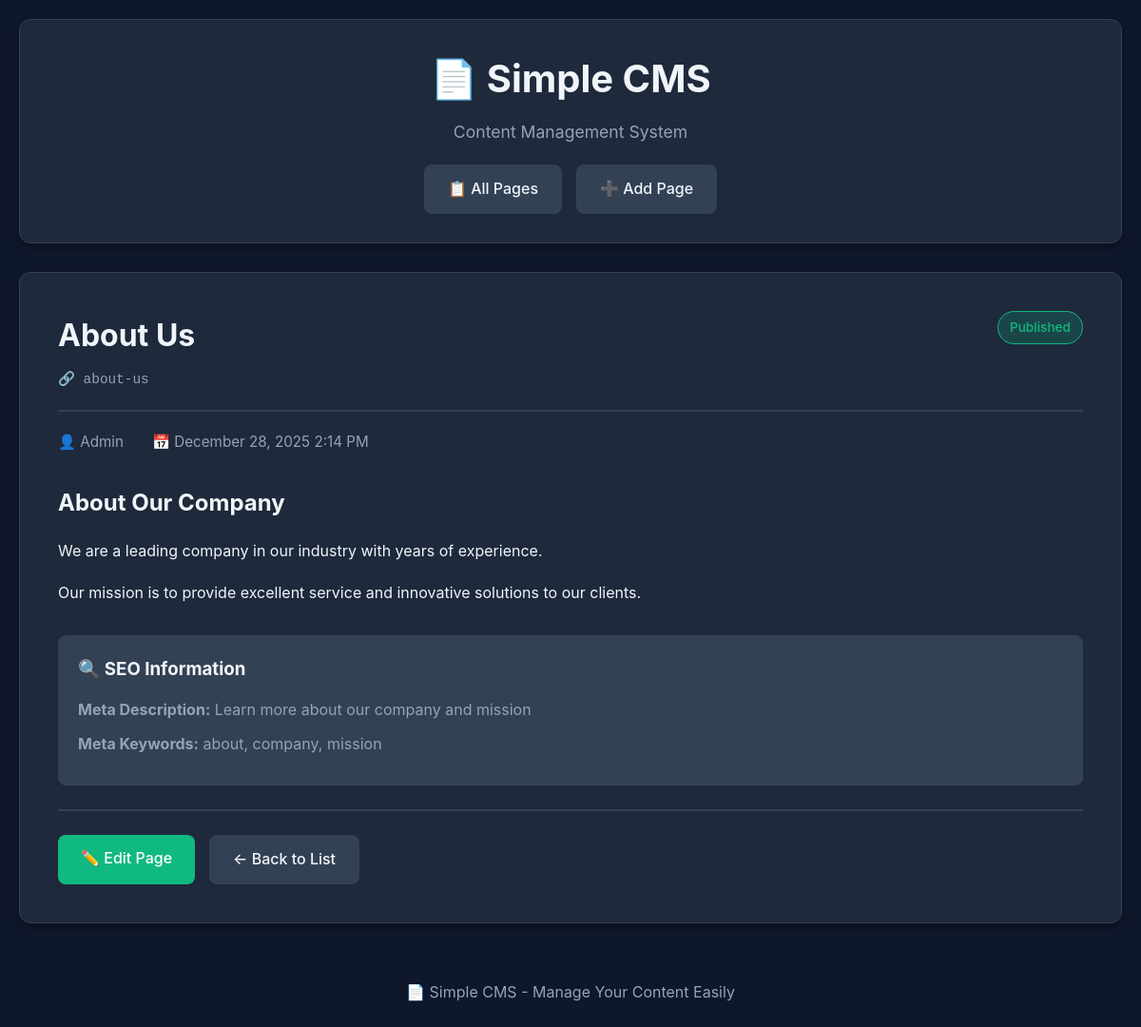
The page /?view=view&id=2 on the database its author committed.
### tables this page shows
CREATE TABLE IF NOT EXISTS pages (
    id INT AUTO_INCREMENT PRIMARY KEY,
    title VARCHAR(255) NOT NULL,
    slug VARCHAR(255) NOT NULL UNIQUE,
    content TEXT,
    meta_description VARCHAR(500),
    meta_keywords VARCHAR(255),
    status ENUM('published', 'draft') DEFAULT 'draft',
    author VARCHAR(100),
    created_at TIMESTAMP DEFAULT CURRENT_TIMESTAMP,
    updated_at TIMESTAMP DEFAULT CURRENT_TIMESTAMP ON UPDATE CURRENT_TIMESTAMP,
    INDEX idx_slug (slug),
    INDEX idx_status (status)
);

### index.php (the view, shortened to what this page needs)
<?php
require_once 'config.php';
$view = $_GET['view'] ?? 'list';
$page_id = $_GET['id'] ?? null;
$pages = $pdo->query("SELECT * FROM pages ORDER BY updated_at DESC")->fetchAll();
$current_page = null;
if ($page_id && ($view === 'edit' || $view === 'view')) {
    $stmt = $pdo->prepare("SELECT * FROM pages WHERE id=?");
    $stmt->execute([$page_id]);
    $current_page = $stmt->fetch();
}
$stats = $pdo->query("SELECT
    COUNT(*) as total,
    COUNT(CASE WHEN status='published' THEN 1 END) as published,
    COUNT(CASE WHEN status='draft' THEN 1 END) as draft
    FROM pages")->fetch();
?>
<!DOCTYPE html>
<html lang="en">
<head>
    <link rel="stylesheet" href="style.css">
</head>
<body>
    <div class="container">
        <header class="header">
            <div class="header-content">
                <h1>📄 Simple CMS</h1>
                <p class="subtitle">Content Management System</p>
            </div>
            <nav class="nav">
                <a href="?view=list" class="nav-link <?php echo $view === 'list' ? 'active' : ''; ?>">📋 All Pages</a>
                <a href="?view=add" class="nav-link <?php echo $view === 'add' ? 'active' : ''; ?>">➕ Add Page</a>
            </nav>
        </header>
        <?php if ($view === 'list'): ?>
            <div class="stats-grid">
                <div class="stat-card card-blue">
                    <div class="stat-icon">📄</div>
                    <div class="stat-content">
                        <div class="stat-value"><?php echo $stats['total']; ?></div>
                        <div class="stat-label">Total Pages</div>
                    </div>
                </div>
                <div class="stat-card card-green">
                    <div class="stat-icon">✅</div>
                    <div class="stat-content">
                        <div class="stat-value"><?php echo $stats['published']; ?></div>
                        <div class="stat-label">Published</div>
                    </div>
                </div>
                <div class="stat-card card-orange">
                    <div class="stat-icon">📝</div>
                    <div class="stat-content">
                        <div class="stat-value"><?php echo $stats['draft']; ?></div>
                        <div class="stat-label">Drafts</div>
                    </div>
                </div>
            </div>
            <div class="section-title">
                <h2>📋 All Pages</h2>
            </div>
            <div class="pages-grid">
                <?php foreach ($pages as $page): ?>
                    <div class="page-card">
                        <div class="page-header">
                            <div>
                                <h3><?php echo htmlspecialchars($page['title']); ?></h3>
                                <p class="page-slug">🔗 <?php echo htmlspecialchars($page['slug']); ?></p>
                            </div>
                            <span class="status-badge status-<?php echo $page['status']; ?>">
                                <?php echo ucfirst($page['status']); ?>
                            </span>
                        </div>
                        <div class="page-meta">
                            <p><strong>👤 Author:</strong> <?php echo htmlspecialchars($page['author']); ?></p>
                            <p><strong>📅 Updated:</strong> <?php echo date('M j, Y g:i A', strtotime($page['updated_at'])); ?></p>
                        </div>
                        <?php if ($page['meta_description']): ?>
                            <p class="page-description"><?php echo htmlspecialchars($page['meta_description']); ?></p>
                        <?php endif; ?>
                        <div class="page-actions">
                            <a href="?view=view&id=<?php echo $page['id']; ?>" class="btn btn-small btn-blue">👁️ View</a>
                            <a href="?view=edit&id=<?php echo $page['id']; ?>" class="btn btn-small btn-green">✏️ Edit</a>
                            <form method="POST" style="display: inline;" onsubmit="return confirm('Are you sure you want to delete this page?');">
                                <input type="hidden" name="action" value="delete">
                                <input type="hidden" name="id" value="<?php echo $page['id']; ?>">
                                <button type="submit" class="btn btn-small btn-red">🗑️ Delete</button>
                            </form>
                        </div>
                    </div>
                <?php endforeach; ?>
                <?php if (empty($pages)): ?>
                    <div class="no-data">
                        <p>No pages found. Create your first page!</p>
                    </div>
                <?php endif; ?>
            </div>
        <?php elseif ($view === 'view' && $current_page): ?>
            <div class="page-view">
                <div class="view-header">
                    <div>
                        <h2><?php echo htmlspecialchars($current_page['title']); ?></h2>
                        <p class="view-slug">🔗 <?php echo htmlspecialchars($current_page['slug']); ?></p>
                    </div>
                    <div class="view-badges">
                        <span class="status-badge status-<?php echo $current_page['status']; ?>">
                            <?php echo ucfirst($current_page['status']); ?>
                        </span>
                    </div>
                </div>
                <div class="view-meta">
                    <span>👤 <?php echo htmlspecialchars($current_page['author']); ?></span>
                    <span>📅 <?php echo date('F j, Y g:i A', strtotime($current_page['updated_at'])); ?></span>
                </div>
                <div class="view-content">
                    <?php echo $current_page['content']; ?>
                </div>
                <?php if ($current_page['meta_description'] || $current_page['meta_keywords']): ?>
                    <div class="view-seo">
                        <h3>🔍 SEO Information</h3>
                        <?php if ($current_page['meta_description']): ?>
                            <p><strong>Meta Description:</strong> <?php echo htmlspecialchars($current_page['meta_description']); ?></p>
                        <?php endif; ?>
                        <?php if ($current_page['meta_keywords']): ?>
                            <p><strong>Meta Keywords:</strong> <?php echo htmlspecialchars($current_page['meta_keywords']); ?></p>
                        <?php endif; ?>
                    </div>
                <?php endif; ?>
                <div class="view-actions">
                    <a href="?view=edit&id=<?php echo $current_page['id']; ?>" class="btn btn-green">✏️ Edit Page</a>
                    <a href="?view=list" class="btn btn-secondary">← Back to List</a>
                </div>
            </div>
        <?php endif; ?>
        <footer class="footer">
            <p>📄 Simple CMS - Manage Your Content Easily</p>
        </footer>
    </div>
</body>
</html>

### style.css (style rules this page uses)
:root { --bg-primary: #0f172a; --bg-secondary: #1e293b; --bg-tertiary: #334155; --text-primary: #f1f5f9; --text-secondary: #94a3b8; --border-color: #334155; --color-blue: #3b82f6; --color-green: #10b981; --color-purple: #8b5cf6; --color-orange: #f59e0b; --color-red: #ef4444; --shadow: 0 4px 6px rgba(0,0,0,0.3); }
* { margin: 0; padding: 0; box-sizing: border-box; }
body { font-family: -apple-system, BlinkMacSystemFont, 'Segoe UI', Roboto, sans-serif; background-color: var(--bg-primary); color: var(--text-primary); line-height: 1.6; padding: 20px; }
.container { max-width: 1400px; margin: 0 auto; }
.header { background: var(--bg-secondary); padding: 30px; border-radius: 12px; box-shadow: var(--shadow); margin-bottom: 30px; border: 1px solid var(--border-color); }
.header-content { text-align: center; margin-bottom: 20px; }
.header h1 { font-size: 2.5rem; color: var(--text-primary); margin-bottom: 10px; }
.subtitle { color: var(--text-secondary); font-size: 1.1rem; }
.nav { display: flex; gap: 15px; justify-content: center; flex-wrap: wrap; }
.nav-link { padding: 12px 24px; background: var(--bg-tertiary); color: var(--text-primary); text-decoration: none; border-radius: 8px; font-weight: 500; transition: all 0.2s; border: 1px solid var(--border-color); }
.status-badge { padding: 6px 12px; border-radius: 20px; font-size: 0.85rem; font-weight: 500; }
.status-published { background-color: rgba(16,185,129,0.2); color: var(--color-green); border: 1px solid var(--color-green); }
.btn { padding: 12px 24px; border: none; border-radius: 8px; cursor: pointer; font-size: 1rem; font-weight: 500; transition: all 0.2s; text-decoration: none; display: inline-block; }
.btn-green { background-color: var(--color-green); color: white; }
.btn-secondary { background-color: var(--bg-tertiary); color: var(--text-primary); border: 1px solid var(--border-color); }
.page-view { background: var(--bg-secondary); padding: 40px; border-radius: 12px; box-shadow: var(--shadow); margin-bottom: 30px; border: 1px solid var(--border-color); }
.view-header { display: flex; justify-content: space-between; align-items: start; margin-bottom: 20px; padding-bottom: 20px; border-bottom: 2px solid var(--border-color); gap: 20px; }
.view-header h2 { font-size: 2rem; color: var(--text-primary); margin-bottom: 10px; }
.view-slug { color: var(--text-secondary); font-family: monospace; font-size: 0.9rem; }
.view-badges { display: flex; gap: 10px; }
.view-meta { display: flex; gap: 30px; margin-bottom: 30px; color: var(--text-secondary); font-size: 0.95rem; flex-wrap: wrap; }
.view-content { margin-bottom: 30px; line-height: 1.8; color: var(--text-primary); }
.view-content h1, .view-content h2, .view-content h3 { margin-top: 20px; margin-bottom: 15px; color: var(--text-primary); }
.view-content p { margin-bottom: 15px; }
.view-seo { background: var(--bg-tertiary); padding: 20px; border-radius: 8px; margin-bottom: 25px; border: 1px solid var(--border-color); }
.view-seo h3 { margin-bottom: 15px; color: var(--text-primary); }
.view-seo p { margin-bottom: 10px; color: var(--text-secondary); line-height: 1.6; }
.view-actions { display: flex; gap: 15px; padding-top: 25px; border-top: 2px solid var(--border-color); flex-wrap: wrap; }
.footer { text-align: center; margin-top: 40px; padding: 20px; color: var(--text-secondary); }

### rows shown on the page
pages: title "About Us", slug "about-us", status "Published", author "Admin", updated_at "December 28, 2025 2:14 PM", content "About Our Company We are a leading company in our industry with years of experience. Our mission is to provide excellent service and innovative solutions to our clients.", meta_description "Learn more about our company and mission", meta_keywords "about, company, mission"
